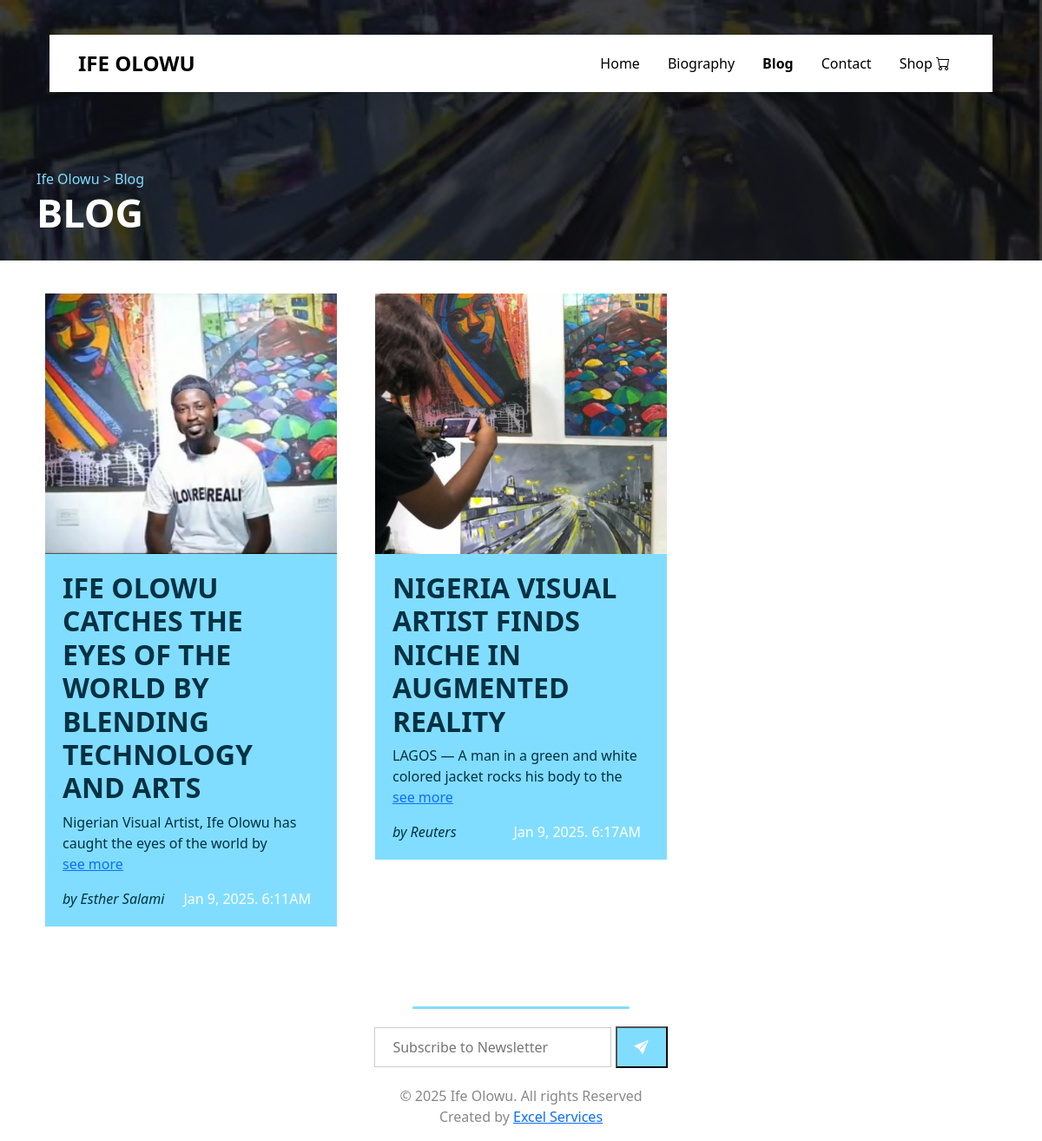
Screenshot of /blog/ with the database file from the repository.
### blog/models.py (models this page shows, shortened)
class BlogPost(models.Model):
    id = models.AutoField(primary_key=True)
    title = models.CharField(max_length=200)
    image = models.ImageField(upload_to='blog/images/', blank=True, null=True)  # Blog post image
    content = models.TextField()
    author = models.CharField(max_length=100, blank=True, null=True)  # Optional author name
    date_created = models.DateTimeField(auto_now_add=True)

### blog/views.py (the view)
# urls.py: path('', views.blog_list, name='blog_list'),
def blog_list(request):
    posts = BlogPost.objects.all()
    return render(request, 'blog/blog_list.html', {'posts': posts})

### blog/templates/blog/blog_list.html (shortened to what this page needs)
{% load static %}
<!DOCTYPE html>
<html lang="en">
<head>
  <link href="https://cdn.jsdelivr.net/npm/bootstrap@5.3.0/dist/css/bootstrap.min.css" rel="stylesheet">
  <link href="https://cdn.jsdelivr.net/npm/bootstrap-icons/font/bootstrap-icons.css" rel="stylesheet">
   {% load humanize %}
</head>
<body>
<div class="container">
  <header class="header">
    <div class="container-fluid">
      <div class="d-flex justify-content-between align-items-center py-2 px-3">
        <div class="logo">
          <h1><b>IFE OLOWU</b></h1>
        </div>
        <nav class="d-none d-lg-block">
          <ul class="nav">
            <li class="nav-item">
              <a class="nav-link" href="{% url 'homepage' %}">Home</a>
            </li>
            <li class="nav-item">
              <a class="nav-link" href="{% url 'biography' %}">Biography</a>
            </li>
            <li class="nav-item">
              <a class="nav-link  active" href="{% url 'blog_list' %}">Blog</a>
            </li>
            <li class="nav-item">
              <a class="nav-link" href="{% url 'contact' %}">Contact</a>
            </li>
            <li class="nav-item">
              <a class="nav-link" href="{% url 'product_list' %}">
                Shop <i class="bi bi-cart"></i>
              </a>
            </li>
          </ul>
        </nav>
      </div>
    </div>
  </header>
</div>
        <br><br>
        <div class="bkg-img">
            <img width="100%" src="{% static 'core\images\blog.jpg' %}" class="top-img" alt="shop">
        </div>
        <div class="info-area">
            <div class="container">
                <span style="color: #81ddff;"><a href="{% url 'homepage' %}" style="text-decoration: none; color: #81ddff;">Ife Olowu</a> > Blog</span>
                <h1 style="color: #fff; font-size: 45px;"><b>BLOG</b></h1>
                <br><br>
            </div>
            <div class="container" style="display: static;">
                <div class="row">
                  <section class="products">
                      <div class="row" id="products-container">
                        {% for post in posts %}
                        <div style="text-decoration: none;" href="#" class="col-lg-4 col-md-6 col-sm-12 product-item">
                            <div class="artwork">
                              <div class="img-con">
                                  <img src="{{ post.image.url }}" alt="{{ post.title }}">
                              </div>
                              <div class="details">
                                <h2 id="product-name"><b>{{ post.title|upper }}</b></h2>
                                <p style="position: relative;"><span id="product-content" style="overflow: hidden; text-overflow: ellipsis; display: block; line-height: 1.5; max-height: calc(1.5em * 2); white-space: normal;">{{ post.content }}</span><a href="{% url 'blog_detail' post.id %}">see more</a></p>
                                <span style="display: flex; justify-content: space-between;">
                                    <span style="font-style: italic;">by {{ post.author }}</span>
                                    <span style="color: #ffffff;">{{ post.date_created|date:"M j, Y. g:iA" }}</span>
                                </span>
                              </div>
                            </div>
                        </div>
                        {% endfor %}
                      </div>
                    </section>
                  </div>
                </div>
        </div>
<br>
<br><br>
        <footer class="">
            <center>
                <div class="footer-line"></div>
                <form class="newsletter" action="">
                    <input class="form-input" style="border: 1px solid #ccc;" type="email" placeholder="Subscribe to Newsletter">
                    <button class="form-input btn-blue"><i class="bi bi-send-fill"></i></button>
                </form>
                <p style="color: #888888;">&copy; <script>document.write(new Date().getFullYear())</script> Ife Olowu. All rights Reserved <br> Created by <a href="http://wa.me/+23430920952/">Excel Services</a></p>
            </center>
        </footer>
    </body>
</html>

### blog/templates/blog/blog_list.html (style rules this page uses)
img { pointer-events: none; -webkit-user-select: none; -moz-user-select: none; -ms-user-select: none; user-select: none; -webkit-user-drag: none; user-drag: none; }
.header { background: #fff; box-shadow: 0px 0px 20px rgba(0, 0, 0, 0.1); position: sticky; top: 0; z-index: 0; margin: 40px 15px; padding: 5px; }
.logo h1 { font-size: 24px; font-weight: bold; margin: 0; color: #000; }
.nav-link { color: #000 !important; }
.active { font-weight: bold !important; }
.footer-line { width: 250px; height: 3px; background-color: #81ddff; border-radius: 10px; }
.form-input { padding: 10px 20px; }
.btn-blue { background-color: #81ddff; border-radius: 0; color: #fff; }
.newsletter { margin: 20px; }
.top-img { position: absolute; top: 0; height: 300px; width: 100%; z-index: -1; filter: brightness(30%); object-fit: cover; }
.artwork { background-color: #81ddff; border-radius: 0; margin: 10px; }
.artwork>.img-con { background-color: #ddd; width: 100%; height: 300px; border-radius: 0; }
.artwork>.img-con>img { width: 100%; height: 100%; object-fit: cover; border-radius: 0; }
.details { margin: 20px; padding: 0px 10px 20px 0px; color: #003142; }

### rows the page displays
BlogPost: image (picture), title "IFE OLOWU CATCHES THE EYES OF THE WORLD BY BLENDING TECHNOLOGY AND ARTS", content "Nigerian Visual Artist, Ife Olowu has caught the eyes of the world by bringing his art to life through the technology of Augmented Reality (AR). The artist stated that his goal was to turn an exhibition into an experience of art that defies boundaries. Augmented Reality, Colored Reality His works are part of a collection of 8 pieces titled “Colore…", author "Esther Salami", date_created "Jan 9, 2025. 6:11AM"
BlogPost: image (picture), title "NIGERIA VISUAL ARTIST FINDS NICHE IN AUGMENTED REALITY", content "LAGOS — A man in a green and white colored jacket rocks his body to the…", author "Reuters", date_created "Jan 9, 2025. 6:17AM"
